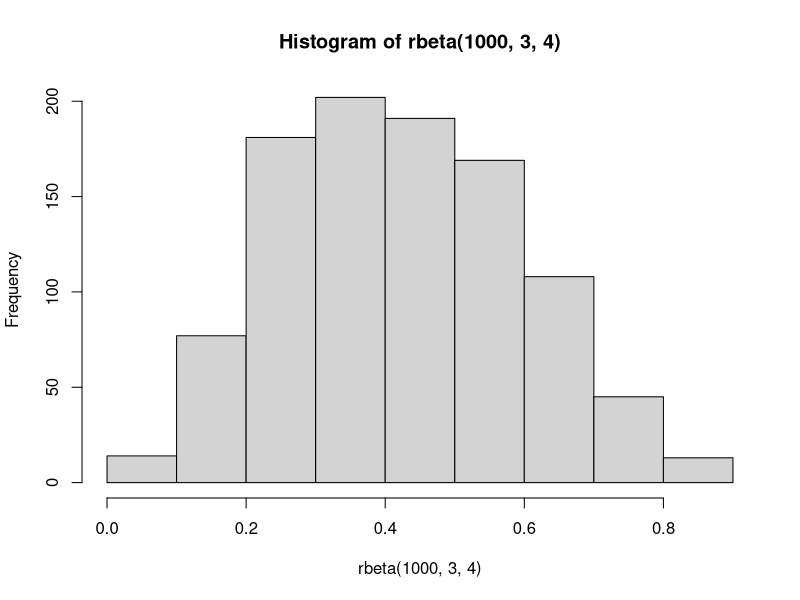
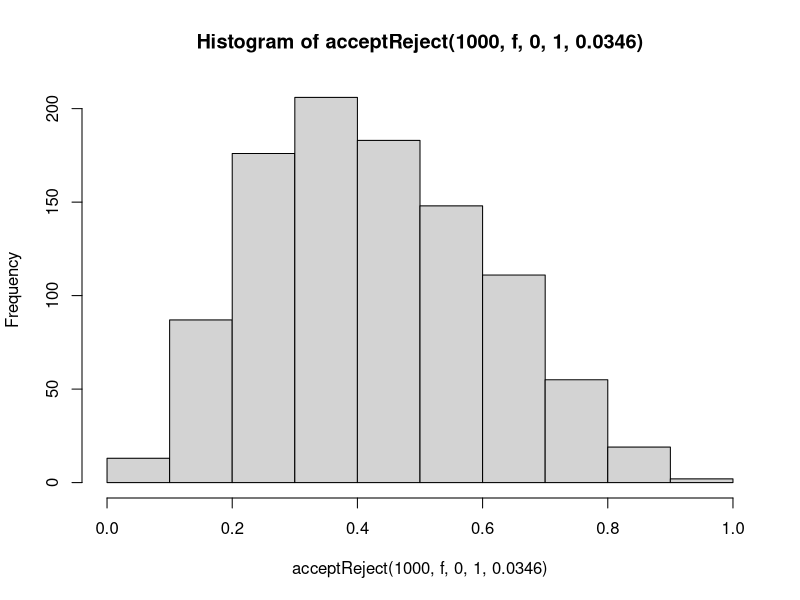
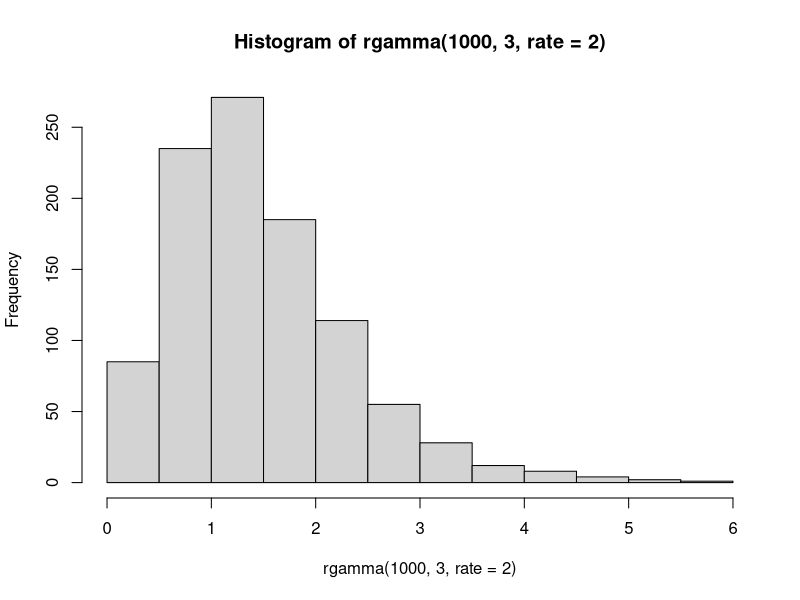
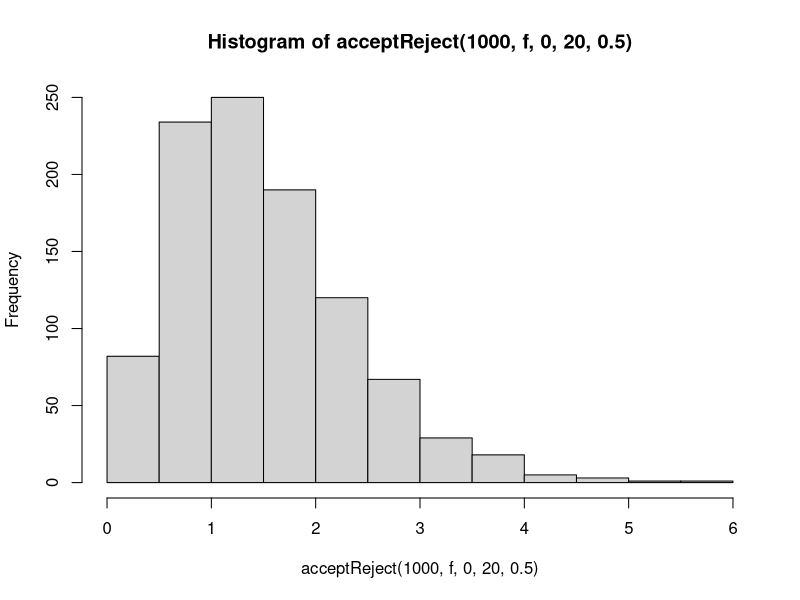
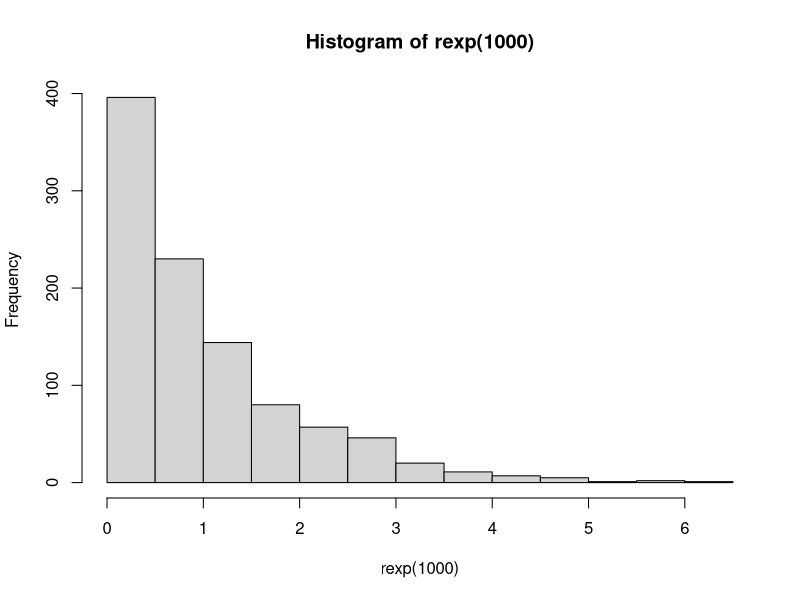
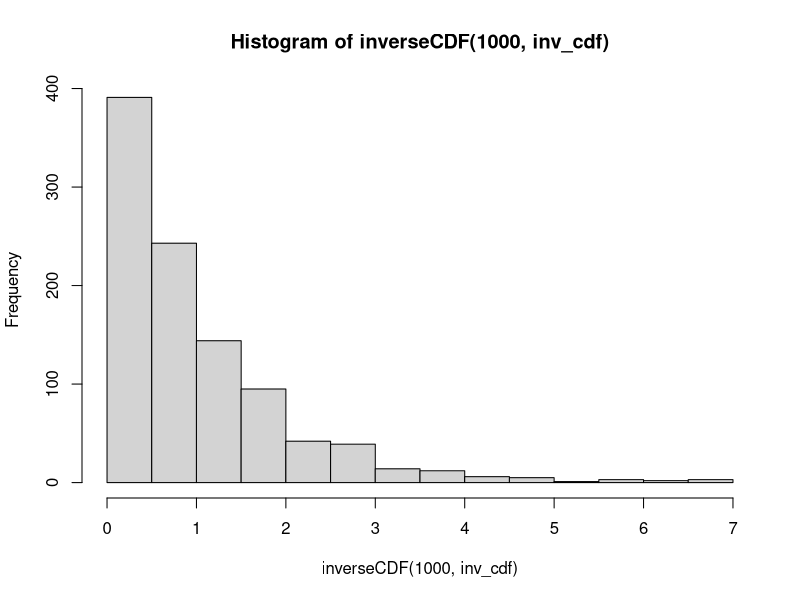

Generate these figures, in order, with R:
## ---- chunk 1
knitr::opts_chunk$set(echo = TRUE)
## ---- chunk 2
genNormalPowers <- function(n, mean=0, sd=1) {
  # INPUT:
  # n is the number of teams
  
  # OUTPUT:
  # returns a vector of team powers, sorted in decreasing order
  powers <- rnorm(n, mean, sd)
  return(sort(abs(powers), decreasing=TRUE))
}
## ---- chunk 3
# Reference: adapted from Yuchen Li (li215), HW2, Exercise 4

acceptReject <- function(nsim, f, min, max, M) {
  # INPUT:
  # nsim is the number of simulations
  # f is the target distribution
  # min is the min value in the domain of f
  # max is the max value in the domain of f
  # max
  # M >= sup{f(x)}
  
  # OUTPUT:
  # returns a vector of random variates sampled from f, using the 
  #   Accept-Reject method with Unif(min, max) as the reference distribution
  k1 = 0             # counter for accepted samples
  j1 = 0             # number of iterations required to get desired sample size
  y1 = numeric(nsim)    # storing the sample
  while(k1 < nsim){
      u = runif(1)
      x = runif(1, min, max)  # random variate from reference distribution
      g1 = 1
      if (u < f(x) / M / g1) {
        # condition of accepting x in our sample
        k1 = k1 + 1
        y1[k1] = x
      }
      j1 = j1 + 1
  }
  return(sort(y1, decreasing=TRUE))
}
## ---- chunk 4
inverseCDF <- function(n, inv_cdf) {
  # INPUT:
  # n is the number of simulations
  # inv_cdf is the inverse CDF function for f
  
  # OUTPUT:
  # returns a vector of random variates sampled from PDF f,
  #   using the Inverse CDF method
  u = runif(n)
  y = numeric(n)
  for (i in 1:n) {
    y[i] = inv_cdf(u[i])
  }
  return(sort(y, decreasing=TRUE))
}
## ---- chunk 5
genCrossTeamWinningProbabilities <- function(powers) {
  # INPUT:
  # powers is the teams powers
  
  # OUTPUT:
  # returns an n x n matrix M where M_{ij} is the probability of team-i beating team-j
  n = length(powers)
  probs = matrix(nrow=n, ncol=n)
  for (i in 1:n) {
    for (j in 1:n) {
      probs[i,j] = powers[i] / (powers[i] + powers[j])
    }
  }
  return(probs)
}
## ---- chunk 6
# Example
sample(1:8, size=2)
## ---- chunk 7
genCrossTeamWinningProbabilities(
 genNormalPowers(4) 
)
## ---- chunk 8
genCrossTeamWinningProbabilities(
 genNormalPowers(4, mean=10, sd=0.1) 
)
## ---- chunk 9
# Test `acceptReject`
f <- function(x) {return(x^2 * (1-x)^3)}
hist(rbeta(1000, 3, 4))
hist(acceptReject(1000, f, 0, 1, 0.0346))
# Actual
genCrossTeamWinningProbabilities(
 acceptReject(4, f, 0, 1, 0.0346)
)
## ---- chunk 10
# Test `acceptReject`
f <- function(x) {
    return(2^3 / gamma(3) * x^2 * exp(-2*x))
}
hist(rgamma(1000, 3, rate=2))
hist(acceptReject(1000, f, 0, 20, 0.5))
# Actual
genCrossTeamWinningProbabilities(
 acceptReject(4, f, 0, 20, 0.5)
)
## ---- chunk 11
# Test `inverseCDF`
inv_cdf <- function(x) {return(-log(x))}
hist(rexp(1000))
hist(inverseCDF(
    1000, 
    inv_cdf
  )
)
# Actual
genCrossTeamWinningProbabilities(
 inverseCDF(
    4, 
    inv_cdf
  )
)
